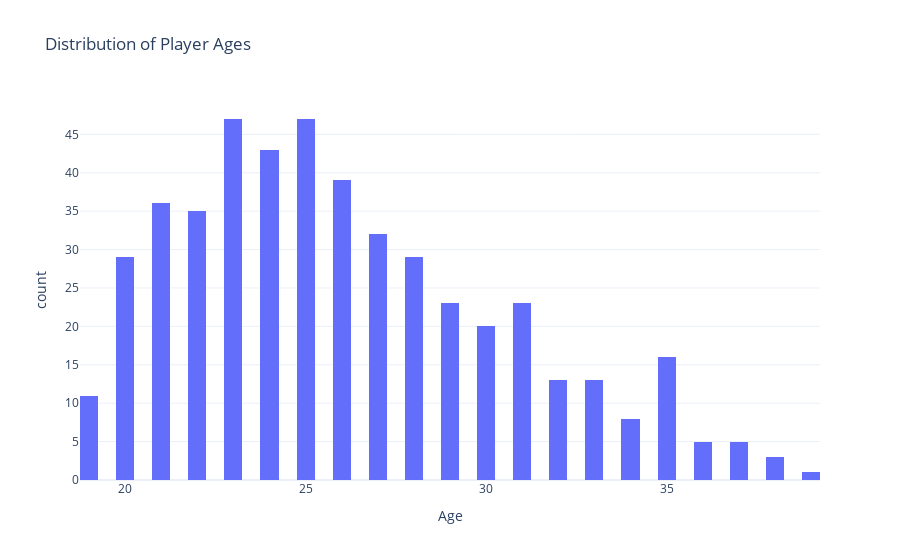

Notebook cell for this chart:
### Code cell
fig = px.histogram(SS, x='agePlayer', 
                   title='Distribution of Player Ages',
                   labels={'agePlayer': 'Age'},
                   height=700,      nbins=50)
fig.show()

### Figure 1 — Plotly figure (JSON) as saved in the notebook; plotly's stock layout.template omitted (floating-point values rounded to 4 significant figures; data arrays with more than 128 entries replaced by an {"elided": "..."} marker saying what was removed)
{"data": [{"alignmentgroup": "True", "bingroup": "x", "hovertemplate": "Age=%{x}<br>count=%{y}<extra></extra>", "legendgroup": "", "marker": {"color": "#636efa", "pattern": {"shape": ""}}, "name": "", "nbinsx": 50, "offsetgroup": "", "orientation": "v", "showlegend": false, "type": "histogram", "x": {"elided": "478 int values"}, "xaxis": "x", "yaxis": "y"}], "layout": {"autosize": true, "barmode": "relative", "legend": {"tracegroupgap": 0}, "title": {"text": "Distribution of Player Ages"}, "xaxis": {"anchor": "y", "autorange": true, "domain": [0, 1], "range": [18.75, 39.25], "title": {"text": "Age"}, "type": "linear"}, "yaxis": {"anchor": "x", "autorange": true, "domain": [0, 1], "range": [0, 49.47], "title": {"text": "count"}}}}
